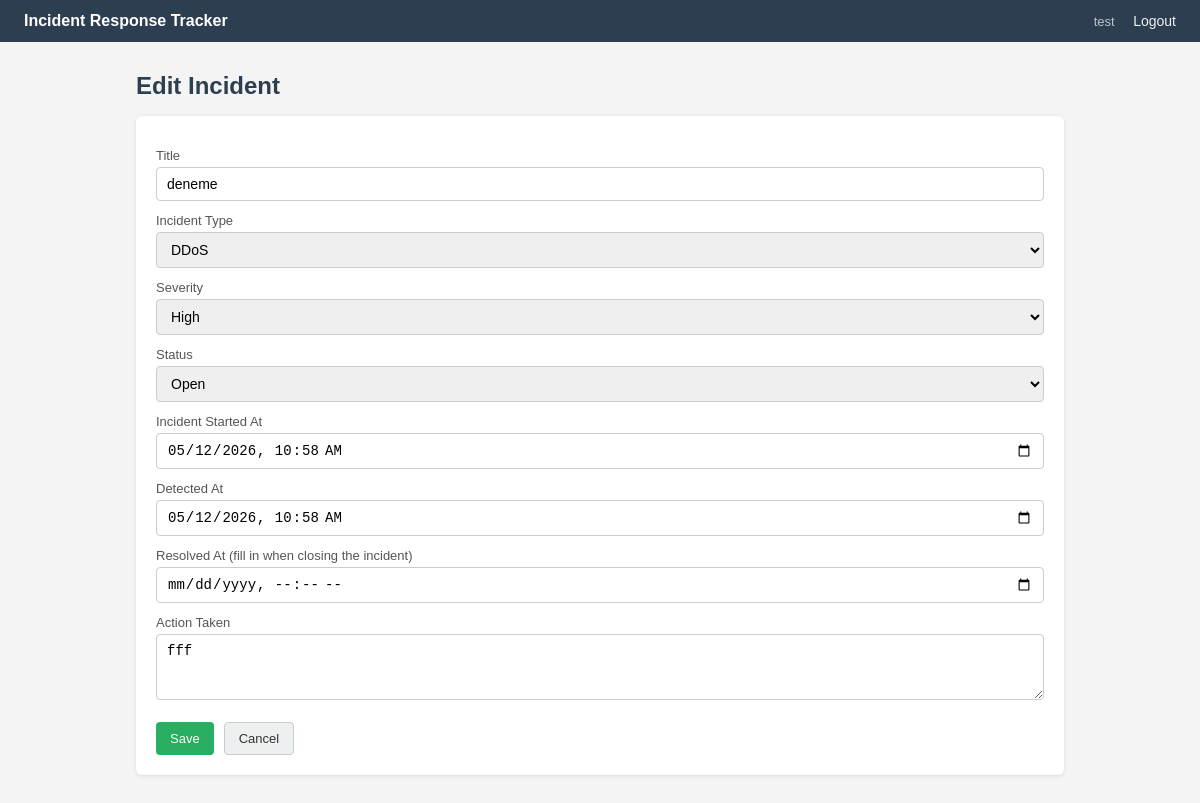
Page /incident/3/edit (signed in) on the committed database.
### tables this page shows
CREATE TABLE incidents (
    id INTEGER PRIMARY KEY AUTOINCREMENT,
    user_id INTEGER NOT NULL,
    title TEXT NOT NULL,
    incident_type TEXT NOT NULL,
    severity TEXT NOT NULL,
    started_at TEXT NOT NULL,
    detected_at TEXT NOT NULL,
    resolved_at TEXT,
    action_taken TEXT,
    status TEXT NOT NULL DEFAULT 'open',
    FOREIGN KEY (user_id) REFERENCES users(id)
);

### app.py (the view, shortened to what this page needs)
@app.route("/incident/<int:incident_id>/edit", methods=["GET", "POST"])
@login_required
def edit_incident(incident_id):
    conn = get_connection()
    incident = conn.execute(
        "SELECT * FROM incidents WHERE id = ? AND user_id = ?",
        (incident_id, session["user_id"])
    ).fetchone()
    if not incident:
        conn.close()
        flash("Incident not found.")
        return redirect(url_for("dashboard"))
    conn.close()
    return render_template("edit_incident.html", incident=incident)

### app.py (called while the page is built)
def login_required(f):
    @wraps(f)
    def wrapper(*args, **kwargs):
        if "user_id" not in session:
            return redirect(url_for("login"))
        return f(*args, **kwargs)
    return wrapper

### db.py (called while the page is built)
def get_connection():
    conn = sqlite3.connect(DB_PATH)
    conn.row_factory = sqlite3.Row
    return conn

### templates/edit_incident.html (shortened to what this page needs)
{% extends "base.html" %}
{% block content %}
<h2>Edit Incident</h2>
<div class="card">
    <form method="POST">
        <label>Title</label>
        <input type="text" name="title" value="{{ incident['title'] }}" required maxlength="100">
        <label>Incident Type</label>
        <select name="incident_type" required>
            {% for t in ['Data Breach', 'Privilege Escalation', 'Phishing', 'Ransomware', 'DDoS', 'Insider Threat', 'Malware', 'Other'] %}
            <option value="{{ t }}" {% if incident['incident_type'] == t %}selected{% endif %}>{{ t }}</option>
            {% endfor %}
        </select>
        <label>Severity</label>
        <select name="severity" required>
            {% for s in ['low', 'medium', 'high', 'critical'] %}
            <option value="{{ s }}" {% if incident['severity'] == s %}selected{% endif %}>{{ s | capitalize }}</option>
            {% endfor %}
        </select>
        <label>Status</label>
        <select name="status" required>
            <option value="open" {% if incident['status'] == 'open' %}selected{% endif %}>Open</option>
        </select>
        <label>Incident Started At</label>
        <input type="datetime-local" name="started_at" value="{{ incident['started_at'] }}" required>
        <label>Detected At</label>
        <input type="datetime-local" name="detected_at" value="{{ incident['detected_at'] }}" required>
        <label>Resolved At (fill in when closing the incident)</label>
        <input type="datetime-local" name="resolved_at" value="{{ incident['resolved_at'] or '' }}">
        <label>Action Taken</label>
        <textarea name="action_taken" rows="3" maxlength="500" placeholder="Describe what actions were taken to resolve the incident">{{ incident['action_taken'] or '' }}</textarea>
        <div style="margin-top: 18px; display: flex; gap: 10px;">
            <button class="btn btn-primary" type="submit">Save</button>
            <a href="{{ url_for('incident_detail', incident_id=incident['id']) }}" class="btn btn-secondary">Cancel</a>
        </div>
    </form>
</div>
{% endblock %}

### templates/base.html (style rules this page uses)
* { box-sizing: border-box; margin: 0; padding: 0; }
body { font-family: Arial, sans-serif; background: #f4f4f4; color: #333; }
.card { background: white; border-radius: 6px; padding: 20px; margin-bottom: 20px; box-shadow: 0 1px 4px rgba(0,0,0,0.1); }
.btn { display: inline-block; padding: 8px 14px; border-radius: 4px; font-size: 13px; cursor: pointer; border: none; text-decoration: none; }
.btn-primary { background: #27ae60; color: white; }
.btn-secondary { background: #ecf0f1; color: #333; border: 1px solid #ccc; }
input, select, textarea { width: 100%; padding: 8px 10px; border: 1px solid #ccc; border-radius: 4px; font-size: 14px; margin-top: 4px; }
label { font-size: 13px; color: #555; display: block; margin-top: 12px; }
h2 { margin-bottom: 16px; color: #2c3e50; }

### rows in the picture
incidents: title "deneme", incident_type "DDoS", severity "High", status "Open", started_at "05/12/2026 10:58", detected_at "05/12/2026 10:58", action_taken "fff"

### other values in the picture
{{ session.username }} "test"
